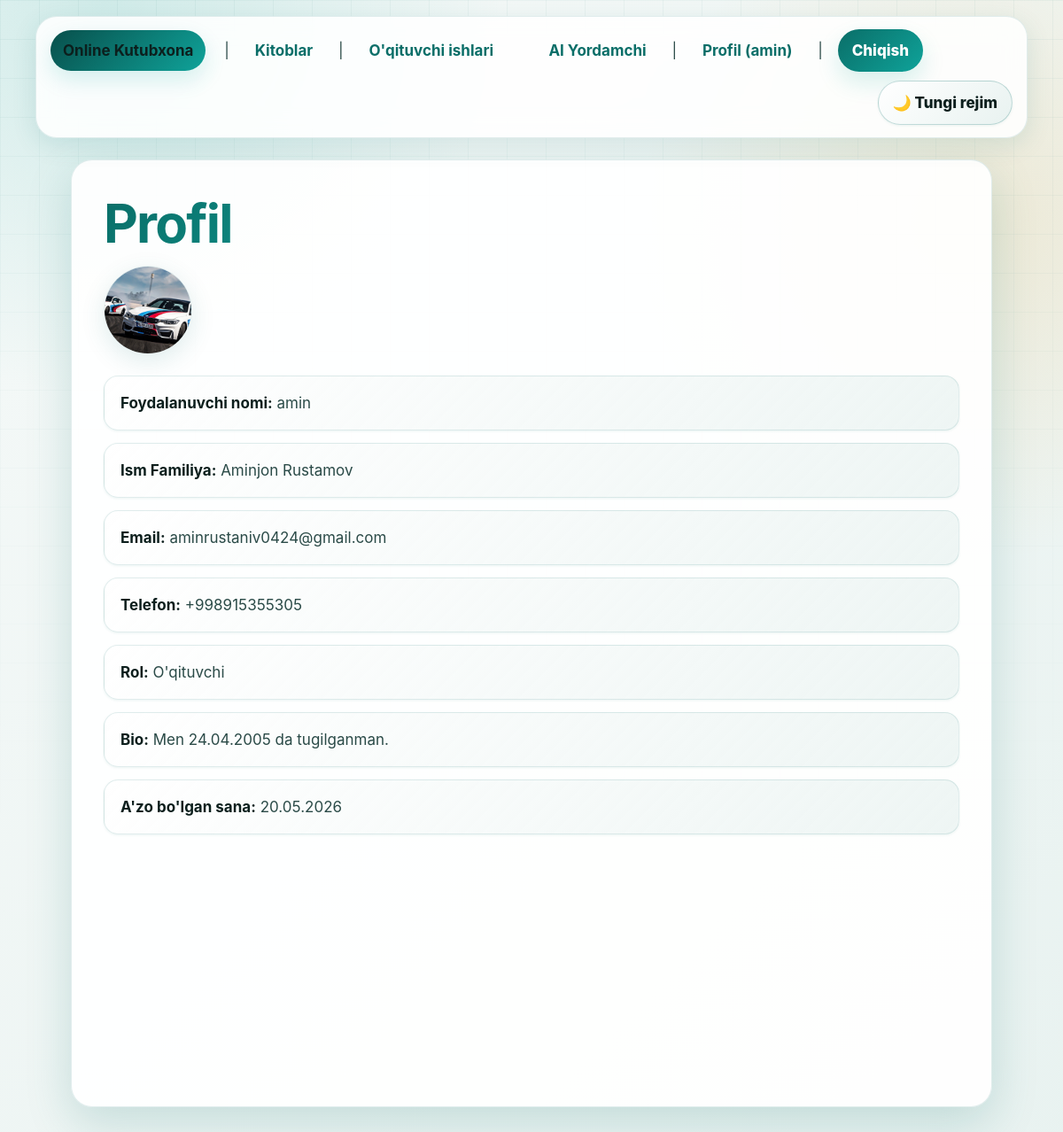
/profile/ (signed in), run on the app's committed database.
### main/models.py (models this page shows, shortened)
class User(AbstractUser):
    class Role(models.TextChoices):
        STUDENT = 'student', 'Talaba'
        TEACHER = 'teacher', "O'qituvchi"
        ADMIN   = 'admin',   'Admin'
    role = models.CharField(
        max_length=10,
        choices=Role.choices,
        default=Role.STUDENT,
        verbose_name="Rol",
    )
    avatar = models.ImageField(
        upload_to='avatars/',
        null=True,
        blank=True,
        verbose_name="Profil rasmi",
    )
    bio = models.TextField(
        blank=True,
        verbose_name="Biografiya",
    )
    phone = models.CharField(
        max_length=20,
        blank=True,
        verbose_name="Telefon raqami",
    )
    created_at = models.DateTimeField(auto_now_add=True)
    updated_at = models.DateTimeField(auto_now=True)
    groups = models.ManyToManyField(
        'auth.Group',
        related_name='custom_user_set',
        blank=True,
        verbose_name='groups',
    )
    user_permissions = models.ManyToManyField(
        'auth.Permission',
        related_name='custom_user_set',
        blank=True,
        verbose_name='user permissions',
    )
    class Meta:
        verbose_name = "Foydalanuvchi"
        verbose_name_plural = "Foydalanuvchilar"

### main/views.py (the view)
# urls.py: path('profile/', views.ProfileView.as_view(), name='profile'),
class ProfileView(LoginRequiredMixin, View):
    template_name = 'main/profile.html'
    def get(self, request):
        user = request.user
        if user.role == User.Role.ADMIN:
            return redirect('main:admin-dashboard')
        saved_books  = None
        works        = None
        has_pending  = False
        if user.role == User.Role.STUDENT:
            saved_books = SavedBook.objects.filter(user=user).select_related('book')
            has_pending = TeacherRequest.objects.filter(
                user=user, status=TeacherRequest.Status.PENDING
            ).exists()
        elif user.role == User.Role.TEACHER:
            works = TeacherWork.objects.filter(teacher=user).order_by('-created_at')
        unread_count = AdminMessage.objects.filter(recipient=user, is_read=False).count()
        context = {
            'profile_user': user,
            'saved_books':  saved_books,
            'works':        works,
            'has_pending':  has_pending,
            'unread_count': unread_count,
        }
        return render(request, self.template_name, context)

### main/templates/main/profile.html (shortened to what this page needs)
{% extends 'base.html' %}
{% block content %}
<h1>Profil</h1>
{% if profile_user.avatar %}
    <img src="{{ profile_user.avatar.url }}" alt="Avatar" width="100"><br>
{% endif %}
<ul>
    <li><strong>Foydalanuvchi nomi:</strong> {{ profile_user.username }}</li>
    <li><strong>Ism Familiya:</strong> {{ profile_user.get_full_name|default:"—" }}</li>
    <li><strong>Email:</strong> {{ profile_user.email|default:"—" }}</li>
    <li><strong>Telefon:</strong> {{ profile_user.phone|default:"—" }}</li>
    <li><strong>Rol:</strong> {{ profile_user.get_role_display }}</li>
    {% if profile_user.bio %}<li><strong>Bio:</strong> {{ profile_user.bio }}</li>{% endif %}
    <li><strong>A'zo bo'lgan sana:</strong> {{ profile_user.date_joined|date:"d.m.Y" }}</li>
</ul>
{% endblock %}

### main/templates/base.html (shortened to what this page needs)
{% load static %}
<!DOCTYPE html>
<html lang="uz">
<head>
    <link rel="stylesheet" href="{% static 'main/css/online_library_theme.css' %}">
</head>
<body>
<nav>
    <a href="{% url 'main:home' %}"><strong>Online Kutubxona</strong></a>
    &nbsp;|&nbsp;
    <a href="{% url 'main:book-list' %}">Kitoblar</a>
    &nbsp;|&nbsp;
    <a href="{% url 'main:work-list' %}">O'qituvchi ishlari</a>
    {% if user.is_authenticated %}
        <a href="{% url 'main:chat' %}">AI Yordamchi</a>
        &nbsp;|&nbsp;
        <a href="{% url 'main:profile' %}">Profil ({{ user.username }})</a>
        &nbsp;|&nbsp;
        <form method="post" action="{% url 'main:logout' %}" style="display:inline">
            <button type="submit">Chiqish</button>
        </form>
    {% else %}
        <a href="{% url 'main:login' %}">Kirish</a>
        &nbsp;|&nbsp;
        <a href="{% url 'main:register' %}">Ro'yxatdan o'tish</a>
    {% endif %}
</nav>
<main>
    {% block content %}{% endblock %}
</main>
</body>
</html>

### data on the page
User: username "amin", avatar (picture), get_full_name "Aminjon Rustamov", email "aminrustaniv0424@gmail.com", phone "+998915355305", role "O'qituvchi", bio "Men 24.04.2005 da tugilganman.", date_joined "20.05.2026"
